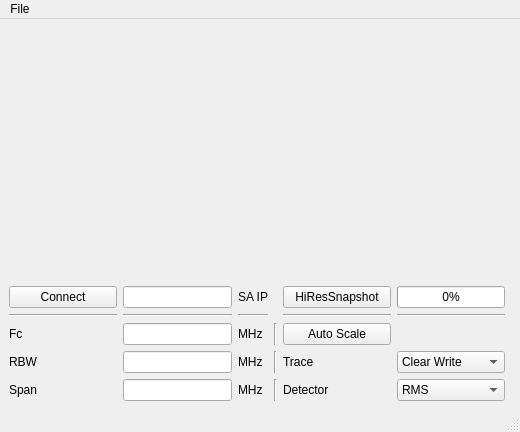
<?xml version="1.0" encoding="UTF-8"?>
<ui version="4.0">
 <class>MainWindow</class>
 <widget class="QMainWindow" name="MainWindow">
  <property name="geometry">
   <rect>
    <x>0</x>
    <y>0</y>
    <width>520</width>
    <height>432</height>
   </rect>
  </property>
  <property name="windowTitle">
   <string>MainWindow</string>
  </property>
  <widget class="QWidget" name="centralwidget">
   <layout class="QGridLayout" name="gridLayout_2">
    <item row="0" column="0">
     <layout class="QVBoxLayout" name="verticalLayout">
      <item>
       <widget class="QWidget" name="widget" native="true">
        <property name="sizePolicy">
         <sizepolicy hsizetype="MinimumExpanding" vsizetype="MinimumExpanding">
          <horstretch>0</horstretch>
          <verstretch>0</verstretch>
         </sizepolicy>
        </property>
        <property name="minimumSize">
         <size>
          <width>500</width>
          <height>250</height>
         </size>
        </property>
       </widget>
      </item>
      <item>
       <layout class="QGridLayout" name="gridLayout">
        <item row="0" column="0">
         <widget class="QPushButton" name="pushButton_2">
          <property name="sizePolicy">
           <sizepolicy hsizetype="MinimumExpanding" vsizetype="Fixed">
            <horstretch>0</horstretch>
            <verstretch>0</verstretch>
           </sizepolicy>
          </property>
          <property name="styleSheet">
           <string notr="true">QPushButton:checked {
    background-color: blue;
    color: white;
}</string>
          </property>
          <property name="text">
           <string>Connect</string>
          </property>
          <property name="checkable">
           <bool>true</bool>
          </property>
         </widget>
        </item>
        <item row="0" column="2">
         <widget class="QLabel" name="label_9">
          <property name="text">
           <string>SA IP</string>
          </property>
         </widget>
        </item>
        <item row="3" column="2">
         <widget class="QLabel" name="label_5">
          <property name="text">
           <string>MHz</string>
          </property>
         </widget>
        </item>
        <item row="4" column="2">
         <widget class="QLabel" name="label_6">
          <property name="text">
           <string>MHz</string>
          </property>
         </widget>
        </item>
        <item row="4" column="0">
         <widget class="QLabel" name="label_3">
          <property name="text">
           <string>Span</string>
          </property>
         </widget>
        </item>
        <item row="2" column="4">
         <widget class="QPushButton" name="pushButton">
          <property name="sizePolicy">
           <sizepolicy hsizetype="MinimumExpanding" vsizetype="Preferred">
            <horstretch>0</horstretch>
            <verstretch>0</verstretch>
           </sizepolicy>
          </property>
          <property name="text">
           <string>Auto Scale</string>
          </property>
         </widget>
        </item>
        <item row="1" column="0">
         <widget class="Line" name="line_4">
          <property name="orientation">
           <enum>Qt::Horizontal</enum>
          </property>
         </widget>
        </item>
        <item row="1" column="1">
         <widget class="Line" name="line_5">
          <property name="orientation">
           <enum>Qt::Horizontal</enum>
          </property>
         </widget>
        </item>
        <item row="4" column="3">
         <widget class="Line" name="line_3">
          <property name="orientation">
           <enum>Qt::Vertical</enum>
          </property>
         </widget>
        </item>
        <item row="3" column="3">
         <widget class="Line" name="line_2">
          <property name="orientation">
           <enum>Qt::Vertical</enum>
          </property>
         </widget>
        </item>
        <item row="2" column="3">
         <widget class="Line" name="line">
          <property name="orientation">
           <enum>Qt::Vertical</enum>
          </property>
         </widget>
        </item>
        <item row="2" column="1">
         <widget class="QLineEdit" name="lineEdit"/>
        </item>
        <item row="2" column="0">
         <widget class="QLabel" name="label">
          <property name="text">
           <string>Fc</string>
          </property>
         </widget>
        </item>
        <item row="4" column="1">
         <widget class="QLineEdit" name="lineEdit_3"/>
        </item>
        <item row="2" column="2">
         <widget class="QLabel" name="label_4">
          <property name="text">
           <string>MHz</string>
          </property>
         </widget>
        </item>
        <item row="3" column="4">
         <widget class="QLabel" name="label_7">
          <property name="text">
           <string>Trace</string>
          </property>
         </widget>
        </item>
        <item row="4" column="5">
         <widget class="QComboBox" name="comboBox_2">
          <item>
           <property name="text">
            <string>RMS</string>
           </property>
          </item>
          <item>
           <property name="text">
            <string>Normal</string>
           </property>
          </item>
          <item>
           <property name="text">
            <string>Sample</string>
           </property>
          </item>
         </widget>
        </item>
        <item row="4" column="4">
         <widget class="QLabel" name="label_8">
          <property name="text">
           <string>Detector</string>
          </property>
         </widget>
        </item>
        <item row="3" column="5">
         <widget class="QComboBox" name="comboBox">
          <item>
           <property name="text">
            <string>Clear Write</string>
           </property>
          </item>
          <item>
           <property name="text">
            <string>Average</string>
           </property>
          </item>
          <item>
           <property name="text">
            <string>Max</string>
           </property>
          </item>
          <item>
           <property name="text">
            <string>Min</string>
           </property>
          </item>
         </widget>
        </item>
        <item row="0" column="1">
         <widget class="QLineEdit" name="lineEdit_4"/>
        </item>
        <item row="3" column="0">
         <widget class="QLabel" name="label_2">
          <property name="text">
           <string>RBW</string>
          </property>
         </widget>
        </item>
        <item row="3" column="1">
         <widget class="QLineEdit" name="lineEdit_2"/>
        </item>
        <item row="1" column="2">
         <widget class="Line" name="line_6">
          <property name="orientation">
           <enum>Qt::Horizontal</enum>
          </property>
         </widget>
        </item>
        <item row="1" column="5">
         <widget class="Line" name="line_8">
          <property name="orientation">
           <enum>Qt::Horizontal</enum>
          </property>
         </widget>
        </item>
        <item row="1" column="4">
         <widget class="Line" name="line_7">
          <property name="orientation">
           <enum>Qt::Horizontal</enum>
          </property>
         </widget>
        </item>
        <item row="1" column="6">
         <widget class="Line" name="line_9">
          <property name="orientation">
           <enum>Qt::Horizontal</enum>
          </property>
         </widget>
        </item>
        <item row="0" column="4">
         <widget class="QPushButton" name="pushButton_3">
          <property name="styleSheet">
           <string notr="true">QPushButton:checked {
    background-color: blue;
    color: white;
}</string>
          </property>
          <property name="text">
           <string>HiResSnapshot</string>
          </property>
          <property name="checkable">
           <bool>true</bool>
          </property>
         </widget>
        </item>
        <item row="2" column="5">
         <spacer name="horizontalSpacer_2">
          <property name="orientation">
           <enum>Qt::Horizontal</enum>
          </property>
          <property name="sizeHint" stdset="0">
           <size>
            <width>40</width>
            <height>20</height>
           </size>
          </property>
         </spacer>
        </item>
        <item row="0" column="5">
         <widget class="QProgressBar" name="progressBar">
          <property name="value">
           <number>0</number>
          </property>
         </widget>
        </item>
       </layout>
      </item>
     </layout>
    </item>
   </layout>
  </widget>
  <widget class="QMenuBar" name="menubar">
   <property name="geometry">
    <rect>
     <x>0</x>
     <y>0</y>
     <width>520</width>
     <height>21</height>
    </rect>
   </property>
   <widget class="QMenu" name="menuFile">
    <property name="title">
     <string>File</string>
    </property>
    <addaction name="actionSave"/>
    <addaction name="actionLoad"/>
   </widget>
   <addaction name="menuFile"/>
  </widget>
  <widget class="QStatusBar" name="statusbar"/>
  <action name="actionSave">
   <property name="text">
    <string>Save</string>
   </property>
   <property name="shortcut">
    <string>Ctrl+S</string>
   </property>
  </action>
  <action name="actionLoad">
   <property name="text">
    <string>Load</string>
   </property>
   <property name="shortcut">
    <string>Ctrl+L</string>
   </property>
  </action>
 </widget>
 <resources/>
 <connections/>
</ui>
